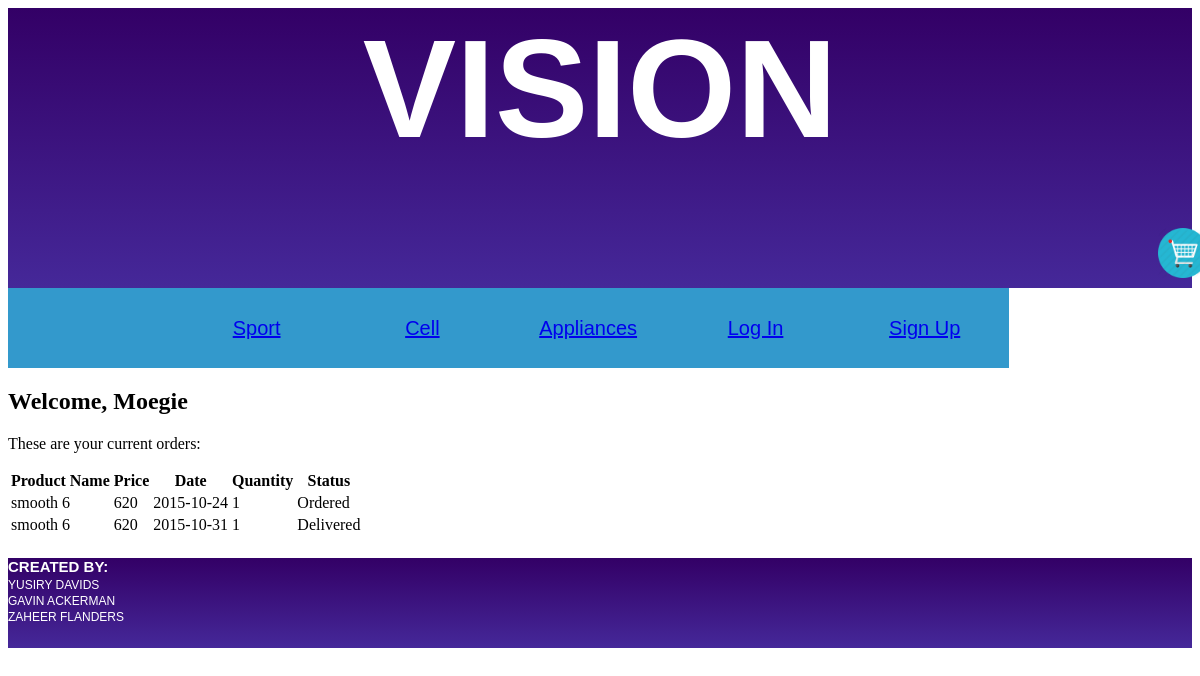
The app's page /dashboard.php?id=5 with its own data.
### tables this page shows
CREATE TABLE IF NOT EXISTS `customer` (
  `Customer_Id` int(10) NOT NULL,
  `FName` varchar(20) NOT NULL,
  `LName` varchar(20) NOT NULL,
  `Phone` varchar(10) NOT NULL,
  `Email` varchar(50) NOT NULL,
  `Street` varchar(20) NOT NULL,
  `City` varchar(20) NOT NULL,
  `Postal_Code` int(5) NOT NULL,
  `Age` int(2) NOT NULL,
  `Password` varchar(10) NOT NULL
);

CREATE TABLE IF NOT EXISTS `delivery` (
  `Delivery_Id` int(10) NOT NULL,
  `Ord_Id` int(10) NOT NULL,
  `Cus_Id` int(10) NOT NULL,
  `Delivery_Date` date NOT NULL,
  `Delivery_Quantity` int(5) NOT NULL,
  `Price` float NOT NULL,
  `Cus_Street` varchar(30) NOT NULL,
  `Cus_City` varchar(30) NOT NULL
);

CREATE TABLE IF NOT EXISTS `product` (
  `Product_Id` int(10) NOT NULL,
  `Description` varchar(200) NOT NULL,
  `Product_Name` varchar(20) NOT NULL,
  `Sup_Id` int(10) NOT NULL,
  `Product_Price` float NOT NULL,
  `refCategoryId` int(10) NOT NULL,
  `active` tinyint(1) NOT NULL,
  `featured` tinyint(1) NOT NULL,
  `quantity` int(10) NOT NULL,
  `ImageLocation` varchar(60) NOT NULL
);

### dashboard.php (the view, shortened to what this page needs)
<?php
	include_once("layout/header.php");
	include_once("include/shoppingcart.php");
	$ID = $_SESSION["UserID"];
	$sqlUser = "SELECT * FROM customer WHERE Customer_Id = $ID";
	$rstUser = $db->query($sqlUser);
	$rowUser = $rstUser->fetch_assoc();
	$strHTML = "<h2>Welcome, " . $rowUser["FName"] . "</h2>
		<p>These are your current orders:<p>";
	$sqlOrders = "SELECT Price, Date, customer_order.Quantity, Product_Name
						FROM customer_order INNER JOIN product ON customer_order.Prod_Id = Product_Id
						WHERE Cus_ID = $ID";
	$sqlDelivered = "SELECT delivery.Price, Delivery_Date, Delivery_Quantity, Product_Name
							FROM delivery INNER JOIN customer_order ON delivery.Ord_Id = customer_order.Order_Id
							INNER JOIN product ON customer_order.Prod_Id = Product_Id
							WHERE delivery.Cus_ID = $ID";
	if(!$rstOrders = $db->query($sqlOrders)){
		die("Error when running order query, " . $db->error);
	}
	if(!$rstDelivered = $db->query($sqlDelivered)){
		die("Error when running the delivered query, " . $db->error);
	};
	$strOrdersHTML = "<table id='dashboardTbl'>
					<tr>
						<th>Product Name</th>
						<th>Price</th>
						<th>Date</th>
						<th>Quantity</th>
						<th>Status</th>
					</tr>";
	while($rowOrders = $rstOrders->fetch_assoc()){
		$strOrdersHTML .= "<tr>
				<td>" . $rowOrders["Product_Name"] . "</td>
				<td>" . $rowOrders["Price"] . "</td>
				<td>" . $rowOrders["Date"] . "</td>
				<td>" . $rowOrders["Quantity"] . "</td>
				<td>Ordered</td>
			</tr>";
	}
	while($rowDelivered = $rstDelivered->fetch_assoc()){
		$strOrdersHTML .= "<tr>
		<td>" . $rowDelivered["Product_Name"] . "</td>
				<td>" . $rowDelivered["Price"] . "</td>
				<td>" . $rowDelivered["Delivery_Date"] . "</td>
				<td>" . $rowDelivered["Delivery_Quantity"] . "</td>
				<td>Delivered</td>
			</tr>";
	}
	$strOrdersHTML .= "</table>";
	echo $strHTML;
	echo $strOrdersHTML;
	include_once("layout/footer.php");
?>

### records on screen
customer: FName "Moegie"
delivery: product.Product_Name "smooth 6", Price "620", Delivery_Date "2015-10-31", Delivery_Quantity "1"

### other values on screen
$rowOrders["Product_Name"] "smooth 6"
$rowOrders["Price"] "620"
$rowOrders["Date"] "2015-10-24"
$rowOrders["Quantity"] "1"
